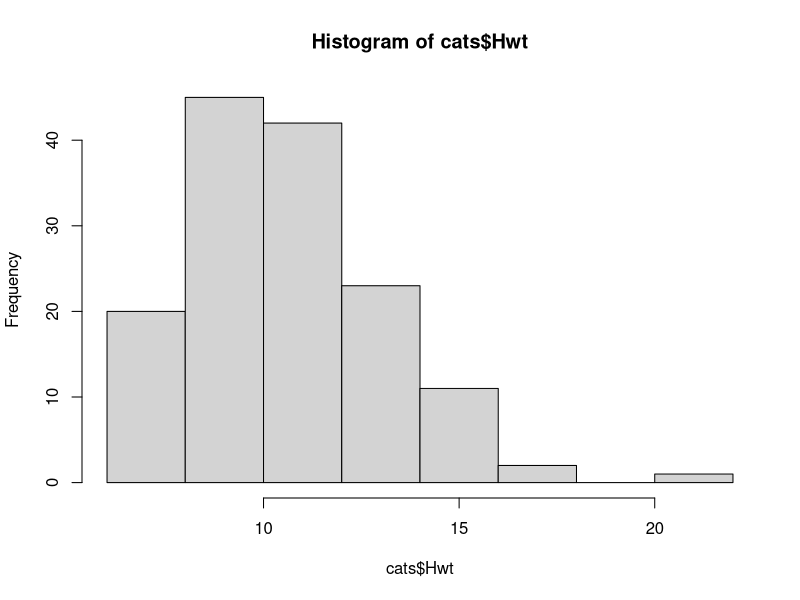
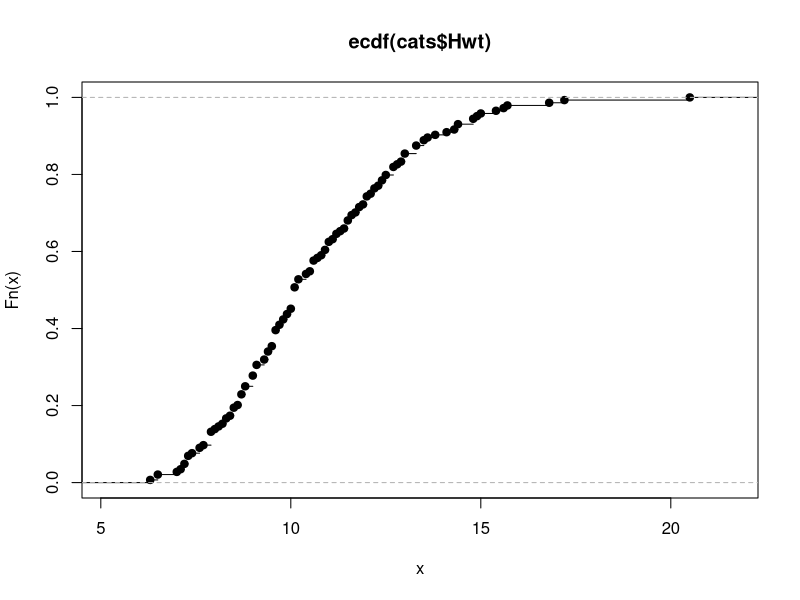
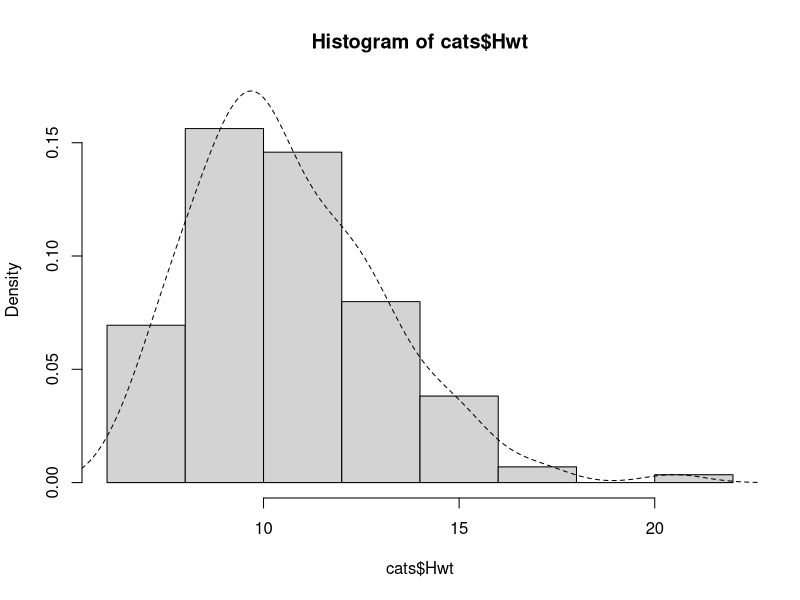
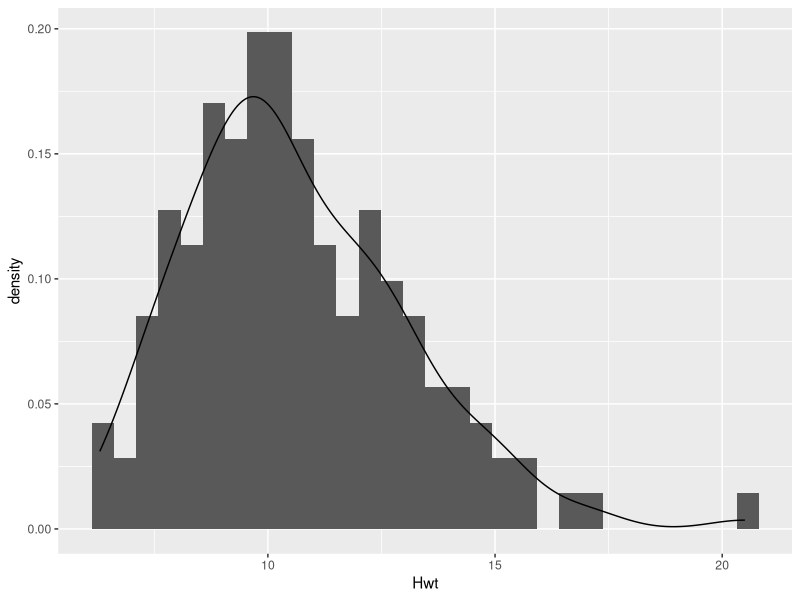
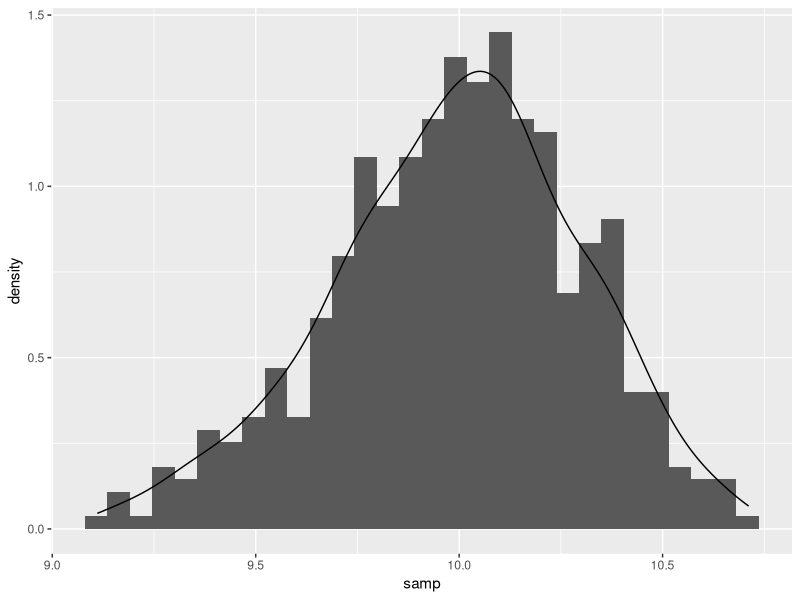
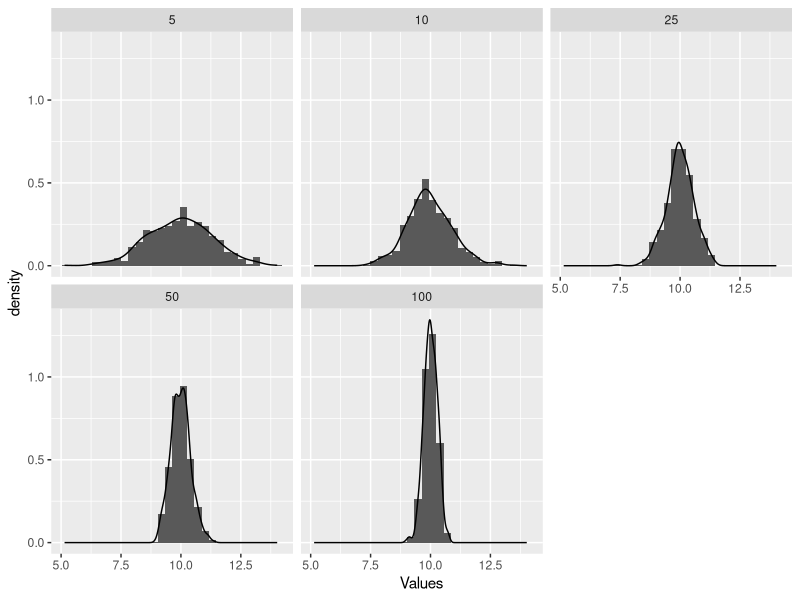
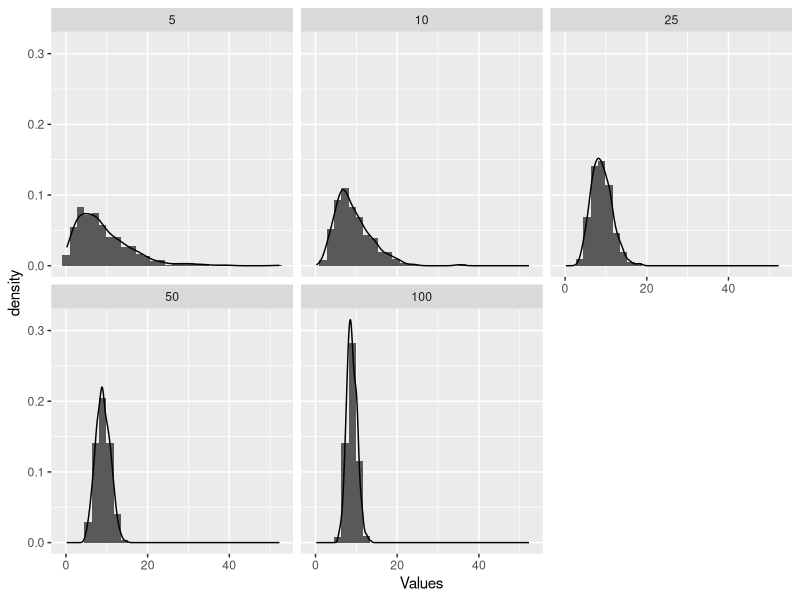
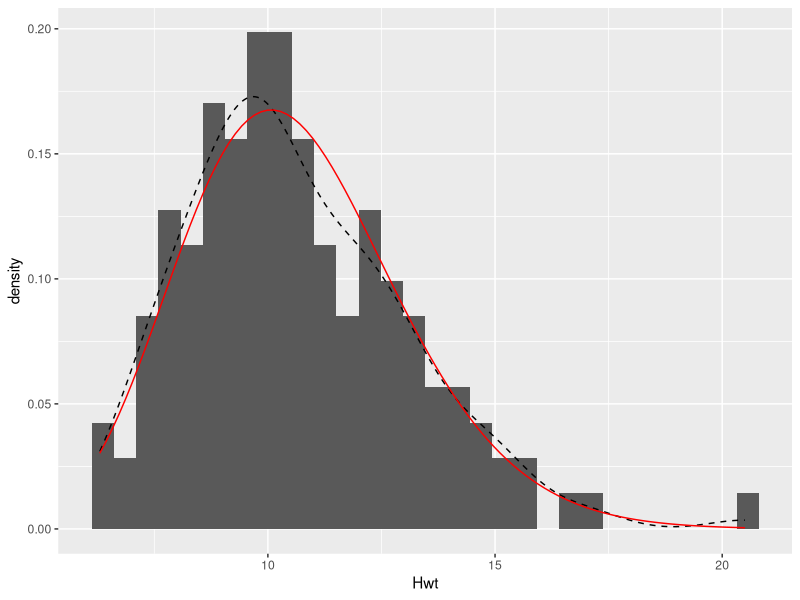

Reproduce these figures in R, in order.
# Class Script, Lecture 10
# November 10



install.packages("MASS")
library(MASS)
head(cats)

hist(cats$Hwt)
quantile(cats$Hwt, c(0.25, 0.5, 0.75))

plot(ecdf(cats$Hwt))


hist(cats$Hwt, probability = TRUE, ylim = c(0, 0.17))
lines(density(cats$Hwt), lty = "dashed")

library(ggplot2)
ggplot(cats) +
  geom_histogram(aes(x = Hwt, y = ..density..)) +
  geom_density(aes(x = Hwt))


# Estimation Example
samp_size <- 100
samp1     <- rnorm(samp_size, mean = 10, sd = 3)
mean_est1 <- mean(samp1)

n          <- 500
samp_means <- rep(NA, n)

for (i in 1:n) {
  samp_means[i] <- mean(rnorm(samp_size, mean = 10, sd = 3))
}

ggplot(data.frame(samp = samp_means)) +
  geom_histogram(aes(x = samp, y = ..density..)) +
  geom_density(aes(x = samp))


# Sample Distribution of the Sample Mean

samp_size  <- c(5, 10, 25, 50, 100)
n          <- 500 
samp_means <- cbind(rep(NA, n*length(samp_size)),
                    rep(NA, n*length(samp_size)))


for (j in 1:length(samp_size)) {
  for (i in 1:n) {
    row <- (j-1)*n + i
    samp_means[row, 1] <- mean(rnorm(samp_size[j], mean = 10, sd = 3))
    samp_means[row, 2] <- samp_size[j]
  }
}

colnames(samp_means) <- c("Values", "SampleSize")

ggplot(data.frame(samp_means)) +
  geom_histogram(aes(x = Values, y = ..density..)) +
  geom_density(aes(x = Values)) +
  facet_wrap(~SampleSize)


# Sample Distribution of the Sample Variance


samp_size  <- c(5, 10, 25, 50, 100)
n          <- 500 
samp_means <- cbind(rep(NA, n*length(samp_size)),
                    rep(NA, n*length(samp_size)))
colnames(samp_means) <- c("Values", "SampleSize")


for (j in 1:length(samp_size)) {
  for (i in 1:n) {
    row <- (j-1)*n + i
    samp_means[row, 1] <- var(rnorm(samp_size[j], mean = 10, sd = 3))
    samp_means[row, 2] <- samp_size[j]
  }
}

ggplot(data.frame(samp_means)) +
  geom_histogram(aes(x = Values, y = ..density..)) +
  geom_density(aes(x = Values)) +
  facet_wrap(~SampleSize)



# Method of Moments

# a = \mu_1^2/(\mu_2 - \mu_1^2)
# s = (\mu_2 - \mu_1^2)/ \mu_1
# v = \mu_2 - \mu_1^2

gam.MMest <- function(data) {
  #estimates \hat{a} and \hat{s} that best fit the data
  m <- mean(data)
  v <- var(data)
  return(c(a = m^2/v, s = v/m))
}

cat.MM   <- gam.MMest(cats$Hwt)
gam_args <- list(shape = cat.MM[1], scale = cat.MM[2])

ggplot(cats) +
  geom_histogram(aes(x = Hwt, y = ..density..)) +
  geom_density(aes(x = Hwt), linetype = "dashed") +
  stat_function(aes(x = Hwt), fun = dgamma, args = gam_args, color = "red")

gam.mean <- function(a, s) {a*s}
gam.var  <- function(a, s) {a*s^2}

gam.diff <- function(params, data) {
  a <- params[1]
  s <- params[2]
  return((mean(data) - gam.mean(a,s))^2 + (var(data) - gam.var(a,s))^2)
}

nlm(gam.diff, c(19, 1), data = cats$Hwt)

cat.MM
nlm(gam.diff, c(19, 1), data = cats$Hwt)$estimate


# Checking Your Estimator

gam.MMest(rgamma(100, shape = 19, scale = 45))
gam.MMest(rgamma(10000, shape = 19, scale = 45))
gam.MMest(rgamma(1000000, shape = 19, scale = 45))


# Maximum Likelihood Estimator

gam.ll <- function(params, data) {
  # Input: parameter vector (length2, shape and scale)
  # Input: data
  a <- params[1]
  s <- params[2]
  return(-sum(dgamma(data, shape = a, scale = s, log = TRUE)))
}

nlm(gam.ll, c(19, 1), data = cats$Hwt)

neg.gam.ll <- function(params, data) {
  # Input: parameter vector (length2, shape and scale)
  # Input: data
  a <- params[1]
  s <- params[2]
  return(-sum(dgamma(data, shape = a, scale = s, log = TRUE)))
}

nlm(neg.gam.ll, c(19, 1), data = cats$Hwt)

ll_min <- nlm(neg.gam.ll, c(19, 1), data = cats$Hwt)$minimum

cat.MM
mm_min <- neg.gam.ll(cat.MM, cats$Hwt)


cat.MLE <- nlm(neg.gam.ll, c(19, 1), data = cats$Hwt)$estimate

MLE_args <- list(shape = cat.MLE[1], scale = cat.MLE[2])
MM_args <- list(shape = cat.MM[1], scale = cat.MM[2])

ggplot(cats) +
  geom_histogram(aes(x = Hwt, y = ..density..)) +
  geom_density(aes(x = Hwt,col='ture density of data'), linetype = "dashed") +
  stat_function(aes(x = Hwt,col='method of moment'), fun = dgamma, args = MM_args) +
  stat_function(aes(x = Hwt,col='method of maximum likelihood'), fun = dgamma, args = MLE_args)


# Q-Q Plot

# Model (theoretical) quantiles
qgamma(c(0.01, 0.05, 0.95, 0.99), shape = cat.MM[1], scale = cat.MM[2])
# Empirical (data) quantiles
quantile(cats$Hwt, c(0.01, 0.05, 0.95, 0.99))

a <- cat.MM[1]
s <- cat.MM[2]
theory_quant <- qgamma((1:99)/100, shape = a, scale = s)
qqplot(cats$Hwt, theory_quant)
abline(0, 1, col = "red")

plot(ecdf(pgamma(cats$Hwt,shape = a,scale = s)),main='calibration of gamma distribution')
abline(0,1,col='red')

plot(ecdf(cats$Hwt),main='calibration of gamma distribution')
abline(0,1,col='red')

# Bootstrap

cat.MM <- gam.MMest(cats$Hwt)
cat.MM

# A single bootstrap resample

n      <- nrow(cats)
resamp <- sample(1:n, n, replace = TRUE)

boot.samp <- cats$Hwt[resamp]

head(sort(boot.samp))
head(sort(cats$Hwt))

gam.MMest(boot.samp)

# 1000 bootstrap resamples

B          <- 1000
param_ests <- matrix(NA, nrow = B, ncol = 2)
colnames(param_ests) <- c("a", "s")

for (b in 1:B) {
  resamp         <- sample(1:n, n, replace = TRUE)
  boot.samp      <- cats$Hwt[resamp]
  param_ests[b,] <- gam.MMest(boot.samp)
}

param_ests <- data.frame(param_ests)

ggplot(param_ests) +
  geom_histogram(aes(x = a)) +
  geom_vline(xintercept = mean(a), col = "red")

ggplot(param_ests) +
  geom_histogram(aes(x = s)) +
  geom_vline(xintercept = mean(s), col = "red")

bootstrap.a <- mean(param_ests$a)
bootstrap.s <- mean(param_ests$s)
bootstrap.a

# Use bootstrap samples to estimate the standard error of our estimates

sd(param_ests$a)
sd(param_ests$s)

# CI

CI.a <- quantile(param_ests$a, probs = c(0.025, 0.975))


ggplot(param_ests) +
  geom_histogram(aes(x = a)) +
  geom_vline(xintercept = mean(a), col = "red") +
  geom_vline(xintercept = CI.a[1], col = "red", linetype = "dashed") +
  geom_vline(xintercept = CI.a[2], col = "red", linetype = "dashed")



# Convince ourselves that hte bootstrap works.
set.seed(1)
samp_size <- 100
samp1     <- rnorm(samp_size, mean = 10, sd = 3)
mean_est1 <- mean(samp1)


# Calulate bootstrap resamples
n <- length(samp1)
B <- 1000
boot.means <- rep(NA, B)

for (b in 1:B) {
  resamp_data   <- sample(samp1, n, replace = TRUE)
  boot.means[b] <- mean(resamp_data)
}
mean(boot.means)
sd(boot.means) # Close to 3/10?

ggplot() + geom_histogram(aes(x = boot.means))+
        geom_vline(xintercept = mean(boot.means))
